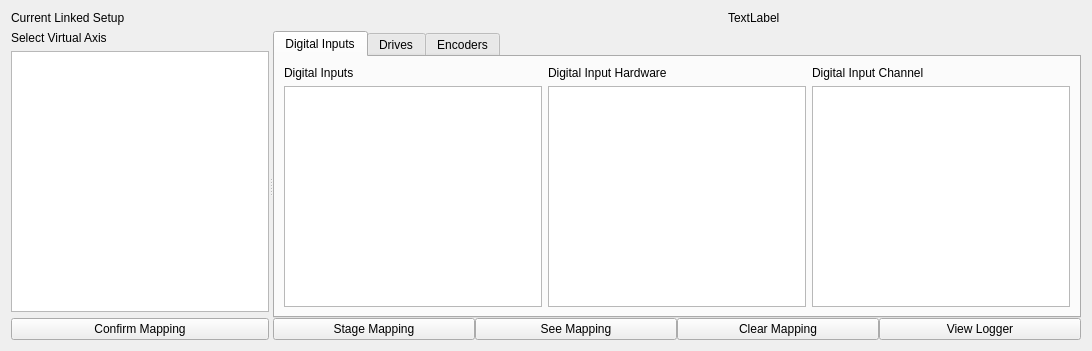
<?xml version="1.0" encoding="UTF-8"?>
<ui version="4.0">
 <class>LinkerTab</class>
 <widget class="QWidget" name="LinkerTab">
  <property name="geometry">
   <rect>
    <x>0</x>
    <y>0</y>
    <width>1092</width>
    <height>351</height>
   </rect>
  </property>
  <layout class="QVBoxLayout" name="verticalLayout_7">
   <item>
    <layout class="QVBoxLayout" name="verticalLayout_2">
     <item>
      <layout class="QVBoxLayout" name="verticalLayout">
       <item>
        <layout class="QHBoxLayout" name="horizontalLayout_2">
         <item>
          <widget class="QLabel" name="label_2">
           <property name="text">
            <string>Current Linked Setup</string>
           </property>
          </widget>
         </item>
         <item>
          <widget class="PyDMLabel" name="ioc_label"/>
         </item>
         <item>
          <widget class="QLabel" name="status_indicators">
           <property name="text">
            <string>TextLabel</string>
           </property>
          </widget>
         </item>
        </layout>
       </item>
      </layout>
     </item>
     <item>
      <widget class="QSplitter" name="splitter">
       <property name="sizePolicy">
        <sizepolicy hsizetype="Expanding" vsizetype="Expanding">
         <horstretch>0</horstretch>
         <verstretch>0</verstretch>
        </sizepolicy>
       </property>
       <property name="orientation">
        <enum>Qt::Horizontal</enum>
       </property>
       <widget class="QWidget" name="gridLayoutWidget">
        <layout class="QGridLayout" name="gridLayout_3">
         <item row="0" column="0">
          <layout class="QGridLayout" name="gridLayout_5">
           <item row="2" column="0">
            <widget class="QListWidget" name="axis_list_view">
             <property name="selectionMode">
              <enum>QAbstractItemView::SingleSelection</enum>
             </property>
            </widget>
           </item>
           <item row="0" column="0">
            <widget class="QLabel" name="label_5">
             <property name="text">
              <string>Select Virtual Axis</string>
             </property>
            </widget>
           </item>
           <item row="3" column="0">
            <widget class="QPushButton" name="confirm_mapping">
             <property name="text">
              <string>Confirm Mapping</string>
             </property>
            </widget>
           </item>
          </layout>
         </item>
        </layout>
       </widget>
       <widget class="QWidget" name="gridLayoutWidget_2">
        <layout class="QGridLayout" name="gridLayout_4">
         <property name="spacing">
          <number>0</number>
         </property>
         <item row="2" column="0">
          <layout class="QHBoxLayout" name="horizontalLayout_6">
           <property name="bottomMargin">
            <number>0</number>
           </property>
           <item>
            <widget class="QPushButton" name="stage_mapping">
             <property name="text">
              <string>Stage Mapping</string>
             </property>
            </widget>
           </item>
           <item>
            <widget class="QPushButton" name="see_staged_mapping">
             <property name="text">
              <string>See Mapping</string>
             </property>
            </widget>
           </item>
           <item>
            <widget class="QPushButton" name="clear_mapping">
             <property name="text">
              <string>Clear Mapping</string>
             </property>
            </widget>
           </item>
           <item>
            <widget class="PyDMPushButton" name="view_logger_button">
             <property name="text">
              <string>View Logger</string>
             </property>
            </widget>
           </item>
          </layout>
         </item>
         <item row="1" column="0">
          <widget class="QTabWidget" name="tabWidget_2">
           <property name="currentIndex">
            <number>0</number>
           </property>
           <widget class="QWidget" name="digital_input_tab">
            <attribute name="title">
             <string>Digital Inputs</string>
            </attribute>
            <layout class="QVBoxLayout" name="verticalLayout_32">
             <item>
              <layout class="QHBoxLayout" name="horizontalLayout_5">
               <property name="rightMargin">
                <number>0</number>
               </property>
               <item>
                <layout class="QVBoxLayout" name="verticalLayout_9">
                 <item>
                  <widget class="QLabel" name="label">
                   <property name="text">
                    <string>Digital Inputs</string>
                   </property>
                  </widget>
                 </item>
                 <item>
                  <widget class="QListWidget" name="digital_input_axis"/>
                 </item>
                </layout>
               </item>
               <item>
                <layout class="QVBoxLayout" name="verticalLayout_14">
                 <item>
                  <widget class="QLabel" name="label_11">
                   <property name="text">
                    <string>Digital Input Hardware</string>
                   </property>
                  </widget>
                 </item>
                 <item>
                  <widget class="QListWidget" name="digital_input_hardware"/>
                 </item>
                </layout>
               </item>
               <item>
                <layout class="QVBoxLayout" name="verticalLayout_24">
                 <item>
                  <widget class="QLabel" name="label_12">
                   <property name="text">
                    <string>Digital Input Channel</string>
                   </property>
                  </widget>
                 </item>
                 <item>
                  <widget class="QListWidget" name="digital_input_channel"/>
                 </item>
                </layout>
               </item>
              </layout>
             </item>
            </layout>
           </widget>
           <widget class="QWidget" name="drives_tab">
            <attribute name="title">
             <string>Drives</string>
            </attribute>
            <layout class="QHBoxLayout" name="horizontalLayout_10">
             <item>
              <widget class="QListWidget" name="drives_list_view"/>
             </item>
            </layout>
           </widget>
           <widget class="QWidget" name="encoder_tab">
            <attribute name="title">
             <string>Encoders</string>
            </attribute>
            <layout class="QVBoxLayout" name="verticalLayout_6">
             <item>
              <widget class="QListWidget" name="encoders_list_view"/>
             </item>
            </layout>
           </widget>
          </widget>
         </item>
        </layout>
       </widget>
      </widget>
     </item>
    </layout>
   </item>
  </layout>
 </widget>
 <customwidgets>
  <customwidget>
   <class>PyDMLabel</class>
   <extends>QLabel</extends>
   <header>pydm.widgets.label</header>
  </customwidget>
  <customwidget>
   <class>PyDMPushButton</class>
   <extends>QPushButton</extends>
   <header>pydm.widgets.pushbutton</header>
  </customwidget>
 </customwidgets>
 <resources/>
 <connections/>
</ui>
